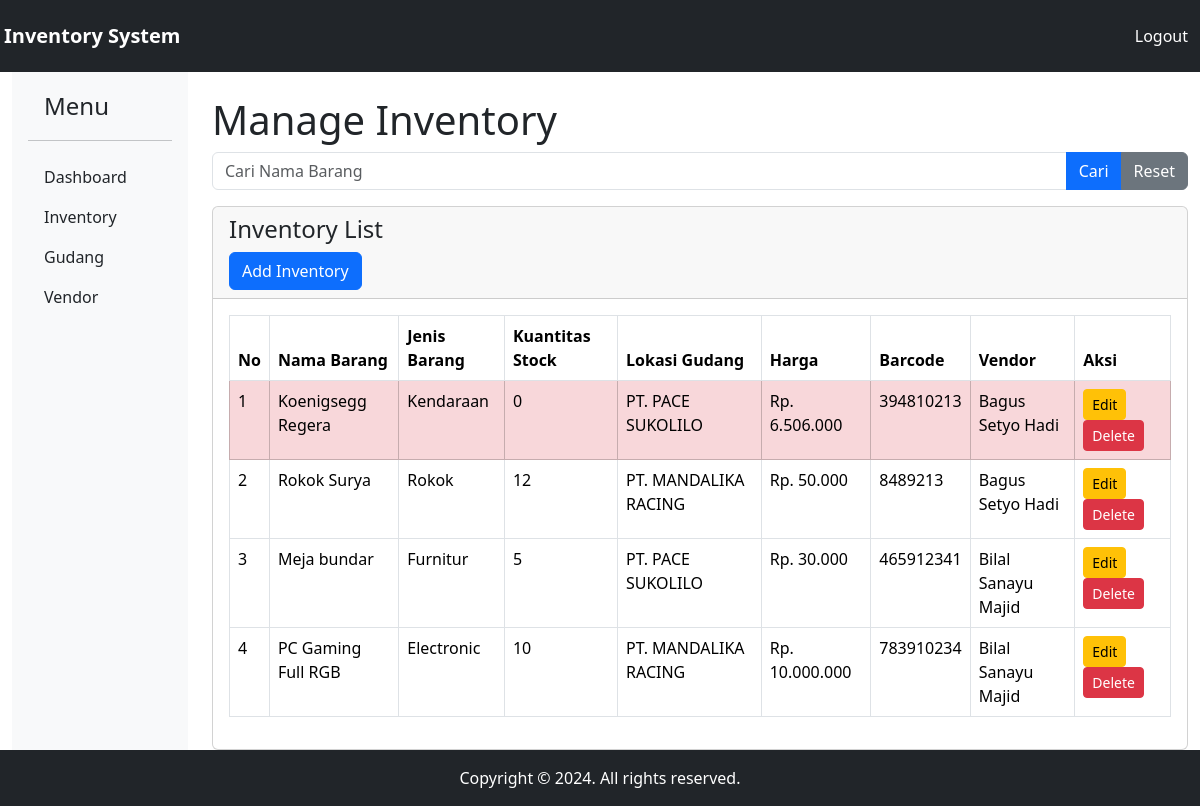
Page /view/inventory/inventory.php (signed in) on the committed database.
### tables this page shows
CREATE TABLE `inventory` (
  `id` int(11) NOT NULL,
  `nama_barang` varchar(255) NOT NULL,
  `jenis_barang` varchar(255) NOT NULL,
  `kuantitas` int(11) NOT NULL,
  `lokasi_gudang` varchar(255) NOT NULL,
  `barcode` int(20) NOT NULL,
  `harga` bigint(20) NOT NULL,
  `vendor_id` int(11) NOT NULL,
  `storage_id` int(11) NOT NULL
);

CREATE TABLE `vendor` (
  `id` int(11) NOT NULL,
  `nama` varchar(255) NOT NULL,
  `kontak` varchar(255) NOT NULL,
  `nama_barang` varchar(255) NOT NULL,
  `invoice` varchar(255) NOT NULL
);

### view/inventory/inventory.php (the view, shortened to what this page needs)
<?php
include '../../config/db.php';
$search = isset($_GET['search']) ? $_GET['search'] : '';
$stmt = $conn->prepare('SELECT inventory.id, inventory.nama_barang, inventory.jenis_barang, inventory.kuantitas, inventory.lokasi_gudang, inventory.barcode, inventory.harga, vendor.nama as vendor_nama FROM inventory
    JOIN vendor on inventory.vendor_id = vendor.id
    WHERE (inventory.nama_barang LIKE :search
    OR inventory.barcode LIKE :search
    OR inventory.jenis_barang LIKE :search
    OR inventory.lokasi_gudang LIKE :search
    OR inventory.kuantitas LIKE :search
    OR vendor.nama LIKE :search)');
$stmt->execute(['search' => '%' . $search . '%']);
$inventories = $stmt->fetchAll();
include '../../include/header.php';
?>
<!DOCTYPE html>
<html lang="en">
<head>
    <link rel="stylesheet" href="../../Asset/css/bootstrap.min.css">
</head>
<body>
    <div class="container-fluid">
        <div class="row">
            <div class="col-2">
                <?php include '../../include/sidebar.php' ?>
            </div>
            <div class="col-10">
                <h1 class="mt-4">Manage Inventory</h1>
                <form action="inventory.php" method="GET" class="form-inline mb-3 justify-content-end">
                    <div class="input-group">
                        <input type="text" name="search" class="form-control rounded-end-0" placeholder="Cari Nama Barang" value="<?php echo htmlspecialchars($search); ?>">
                        <div class="input-group-append btn-group">
                            <button type="submit" class="btn btn-primary rounded-0">Cari</button>
                            <a href="inventory.php" class="btn btn-secondary rounded-start-0">Reset</a>
                        </div>
                    </div>
                </form>
                <div class="card mt-3">
                    <div class="card-header">
                        <h4>Inventory List</h4>
                        <a href="add_inventory.php" class="btn btn-primary float-right">Add Inventory</a>
                    </div>
                    <div class="card-body">
                        <table class="table table-bordered">
                            <thead>
                                <tr>
                                    <th>No</th>
                                    <th>Nama Barang</th>
                                    <th>Jenis Barang</th>
                                    <th>Kuantitas Stock</th>
                                    <th>Lokasi Gudang</th>
                                    <th>Harga</th>
                                    <th>Barcode</th>
                                    <th>Vendor</th>
                                    <th>Aksi</th>
                                </tr>
                            </thead>
                            <tbody>
                                <?php if (count($inventories) > 0): ?>
                                    <?php
                                    $i = 1;
                                    foreach ($inventories as $inventory):
                                        $no_stock = ($inventory['kuantitas'] == 0);
                                    ?>
                                        <tr class="<?php echo $no_stock ? 'table-danger' : '' ?>">
                                            <td><?php echo $i++ ?></td>
                                            <td><?php echo htmlspecialchars($inventory['nama_barang']); ?></td>
                                            <td><?php echo htmlspecialchars($inventory['jenis_barang']); ?></td>
                                            <td><?php echo htmlspecialchars($inventory['kuantitas']); ?></td>
                                            <td><?php echo htmlspecialchars($inventory['lokasi_gudang']); ?></td>
                                            <td>Rp. <?php echo number_format($inventory['harga'], 0, ',', '.'); ?></td>
                                            <td><?php echo htmlspecialchars($inventory['barcode']); ?></td>
                                            <td><?php echo htmlspecialchars($inventory['vendor_nama']); ?></td>
                                            <td>
                                                <a href="edit_inventory.php?id=<?php echo htmlspecialchars($inventory['id']); ?>" class="btn btn-warning btn-sm">Edit</a>
                                                <a href="?delete=<?php echo htmlspecialchars($inventory['id']); ?>" class="btn btn-danger btn-sm">Delete</a>
                                            </td>
                                        </tr>
                                    <?php endforeach; ?>
                                <?php else: ?>
                                    <tr>
                                        <td colspan="9" class="text-center">No inventory items found</td>
                                    </tr>
                                <?php endif; ?>
                            </tbody>
                        </table>
                    </div>
                </div>
            </div>
        </div>
    </div>
    <?php include '../../include/footer.php' ?>
</body>
</html>

### include/header.php (shortened to what this page needs)
<!DOCTYPE html>
<html lang="en">
<head>
</head>
<body>
<nav class="navbar navbar-expand-lg navbar-light bg-dark py-3">
        <a class="navbar-brand text-white fw-bold ms-1" href="#">Inventory System</a>
        <div class="navbar-collapse">
            <ul class="navbar-nav ms-auto me-1">
                <li class="nav-item">
                    <a class="nav-link text-white" href="../../auth/logout.php">Logout</a>
                </li>
            </ul>
        </div>
    </nav>

### include/sidebar.php
<div class="d-flex flex-column flex-shrink-0 p-3 bg-light">
    <a href="#" class="d-flex align-items-center mb-3 mb-md-0 me-md-auto text-dark text-decoration-none">
        <span class="fs-4 ms-3">Menu</span>
    </a>
    <hr>
    <ul class="nav nav-pills flex-column mb-auto">
        <li class="nav-item">
            <a href="../dashboard/dashboard.php" class="nav-link text-dark" aria-current="page">Dashboard</a>
        </li>
        <li class="nav-item">
            <a href="../inventory/inventory.php" class="nav-link text-dark">Inventory</a>
        </li>
        <li class="nav-item">
            <a href="../storage/storage.php" class="nav-link text-dark">Gudang</a>
        </li>
        <li class="nav-item">
            <a href="../vendor/vendor.php" class="nav-link text-dark">Vendor</a>
        </li>
    </ul>
</div>

### include/footer.php
<footer class="footer container-fluid bg-dark">
    <div class="row">
        <div class="col-12 text-white text-center">
            <p class="mt-3">Copyright &copy; 2024. All rights reserved.</p>
        </div>
    </div>
</footer>

### view/inventory/inventory.php (style rules this page uses)
.flex-column { height: 100%; }

### rows in the picture
inventory: nama_barang "Koenigsegg Regera", jenis_barang "Kendaraan", kuantitas "0", lokasi_gudang "PT. PACE SUKOLILO", harga "6.506.000", barcode "394810213", vendor.nama "Bagus Setyo Hadi"
inventory: nama_barang "Rokok Surya", jenis_barang "Rokok", kuantitas "12", lokasi_gudang "PT. MANDALIKA RACING", harga "50.000", barcode "8489213", vendor.nama "Bagus Setyo Hadi"
inventory: nama_barang "Meja bundar", jenis_barang "Furnitur", kuantitas "5", lokasi_gudang "PT. PACE SUKOLILO", harga "30.000", barcode "465912341", vendor.nama "Bilal Sanayu Majid"
inventory: nama_barang "PC Gaming Full RGB", jenis_barang "Electronic", kuantitas "10", lokasi_gudang "PT. MANDALIKA RACING", harga "10.000.000", barcode "783910234", vendor.nama "Bilal Sanayu Majid"
